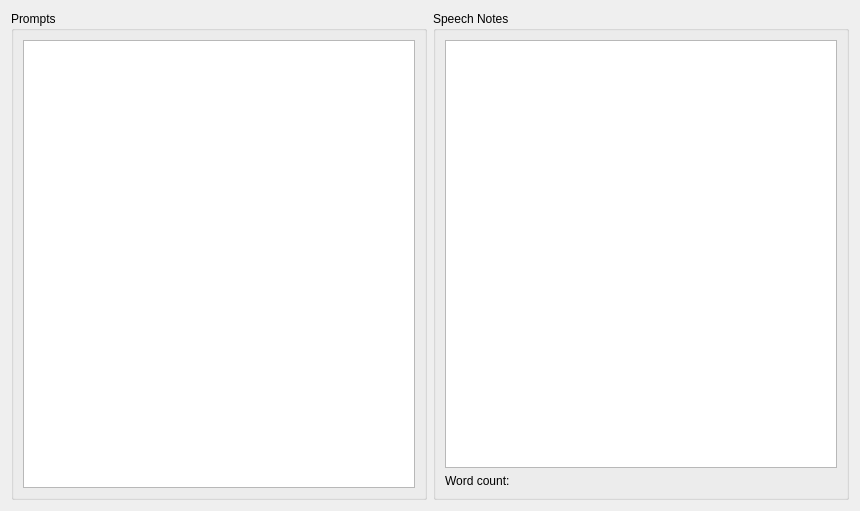
<?xml version="1.0" encoding="UTF-8"?>
<ui version="4.0">
 <class>Form</class>
 <widget class="QWidget" name="Form">
  <property name="geometry">
   <rect>
    <x>0</x>
    <y>0</y>
    <width>860</width>
    <height>511</height>
   </rect>
  </property>
  <property name="windowTitle">
   <string>Form</string>
  </property>
  <layout class="QHBoxLayout" name="horizontalLayout">
   <item>
    <widget class="QGroupBox" name="promptGroupBox">
     <property name="title">
      <string>Prompts</string>
     </property>
     <layout class="QGridLayout" name="gridLayout_2">
      <item row="0" column="0">
       <widget class="QPlainTextEdit" name="promptTextEdit"/>
      </item>
     </layout>
    </widget>
   </item>
   <item>
    <widget class="QGroupBox" name="speechNotesGroupBox">
     <property name="title">
      <string>Speech Notes</string>
     </property>
     <layout class="QGridLayout" name="gridLayout_3">
      <item row="0" column="0">
       <widget class="QTextEdit" name="speechNotesTextEdit"/>
      </item>
      <item row="1" column="0">
       <widget class="QLabel" name="wordCountLabel">
        <property name="text">
         <string>Word count:</string>
        </property>
       </widget>
      </item>
     </layout>
    </widget>
   </item>
  </layout>
 </widget>
 <resources/>
 <connections/>
</ui>
